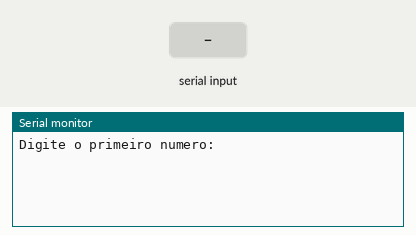
A sketch run on a simulated Arduino Uno, built with avr-gcc and run on an emulated ATmega328P. Parts: the last lines printed to the serial monitor. The inputs (shaded band) are chosen by the test bench.

Above: at 1.2 s.
1.3 s: "90,45\n" received over Serial
At 2.61 s:
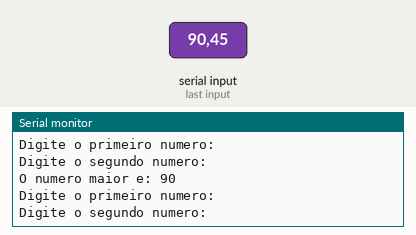
2.8 s: "30,150\n" received over Serial
At 4.4 s:
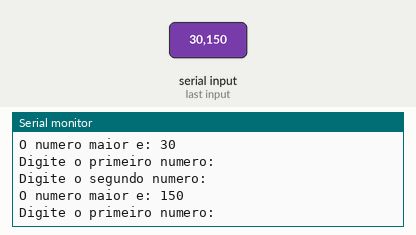

Measured:
- after the input at 1.3 s, the serial monitor: prints a new line at once (image 1)
- after the input at 2.8 s, the serial monitor: prints a new line at once (image 2)

The sketch:

bodacious_jaagub_lappi1.ino
```cpp
// C++ code
//

void setup()
{
  Serial.begin(9600);
}

void loop()
{

 int num1, num2;


Serial.println("Digite o primeiro numero: ");
while (!Serial.available());
num1 = Serial.parseInt();

Serial.println("Digite o segundo numero: ");
while (!Serial.available());
num2 = Serial.parseInt();

if (num1 > num2){
Serial.println("O numero maior e: " + String(num1));
  }

  else{
  Serial.println("O numero maior e: " + String(num2));
  }

}
```
